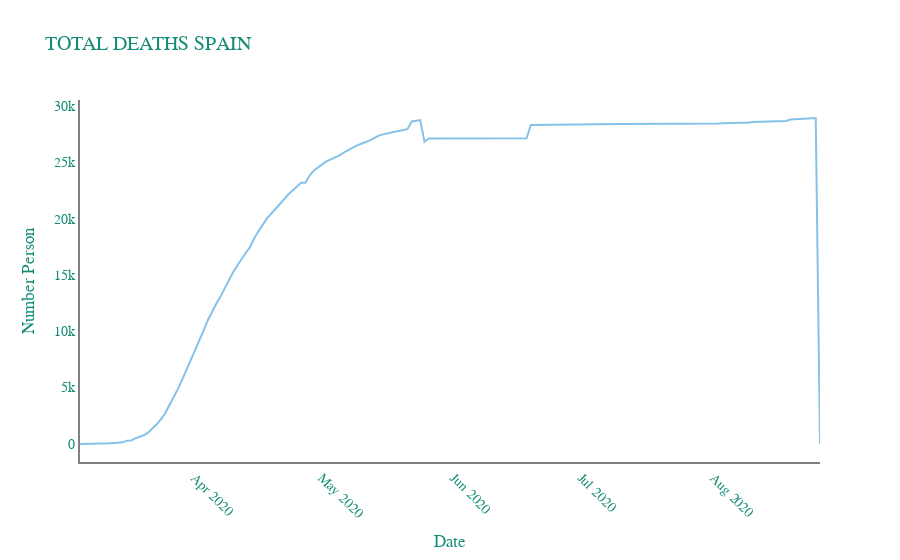

Notebook code for this chart:
### Markdown cell above
## ESPAÑA:

### Code cell
fig = go.Figure(data=go.Scatter(x=countries_total_deaths["date"],
                                y=countries_total_deaths["Spain"],
                                mode='lines',line_color="#85C1E9",fillcolor='white'))

fig.update_xaxes(showline=True, linewidth=2, linecolor='grey',tickangle = 45  )
fig.update_yaxes(showline=True, linewidth=2, linecolor='grey')
fig . update_layout ( 
    title = "TOTAL DEATHS SPAIN " , 
    xaxis_title = "Date" , 
    yaxis_title = "Number Person" , 
    legend_title = None ,
    
    plot_bgcolor="white", 
    font = dict ( 
        family = "Courier New, monospace" , 
        size = 14 , 
        color = "#138D75"
    ) 
)
fig.show()

### Figure 1 — Plotly figure (JSON) as saved in the notebook; plotly's stock layout.template omitted (floating-point values rounded to 4 significant figures; data arrays with more than 128 entries replaced by an {"elided": "..."} marker saying what was removed)
{"data": [{"fillcolor": "white", "line": {"color": "#85C1E9"}, "mode": "lines", "type": "scatter", "x": {"elided": "175 str values"}, "y": {"elided": "175 int values"}}], "layout": {"font": {"color": "#138D75", "family": "Courier New, monospace", "size": 14}, "legend": {"title": {}}, "plot_bgcolor": "white", "title": {"text": "TOTAL DEATHS SPAIN "}, "xaxis": {"linecolor": "grey", "linewidth": 2, "showline": true, "tickangle": 45, "title": {"text": "Date"}}, "yaxis": {"linecolor": "grey", "linewidth": 2, "showline": true, "title": {"text": "Number Person"}}}}
